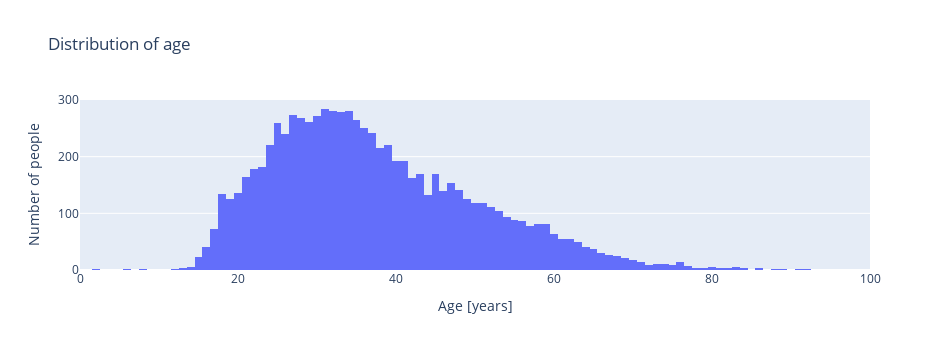

This figure's notebook cell:
### Code cell
fig = px.histogram(data_frame=df, x="age", title='Distribution of age', labels={"age": "Age [years]"},   height=350, width=950)
fig.update_layout(yaxis_title="Number of people")
fig.update_xaxes(range=[0, 100])

### Figure 1 — Plotly figure (JSON) as saved in the notebook; plotly's stock layout.template omitted (floating-point values rounded to 4 significant figures; data arrays with more than 128 entries replaced by an {"elided": "..."} marker saying what was removed)
{"data": [{"alignmentgroup": "True", "bingroup": "x", "hovertemplate": "Age [years]=%{x}<br>count=%{y}<extra></extra>", "legendgroup": "", "marker": {"color": "#636efa", "pattern": {"shape": ""}}, "name": "", "offsetgroup": "", "orientation": "v", "showlegend": false, "type": "histogram", "x": {"elided": "8815 int values"}, "xaxis": "x", "yaxis": "y"}], "layout": {"barmode": "relative", "height": 350, "legend": {"tracegroupgap": 0}, "title": {"text": "Distribution of age"}, "width": 950, "xaxis": {"anchor": "y", "domain": [0, 1], "range": [0, 100], "title": {"text": "Age [years]"}}, "yaxis": {"anchor": "x", "domain": [0, 1], "title": {"text": "Number of people"}}}}
